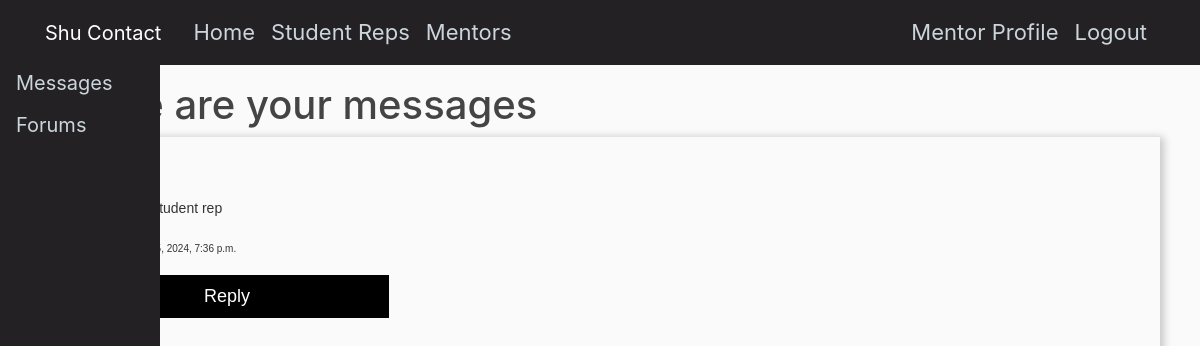
Before: /messaging/inbox/ (signed in) with the older database file.
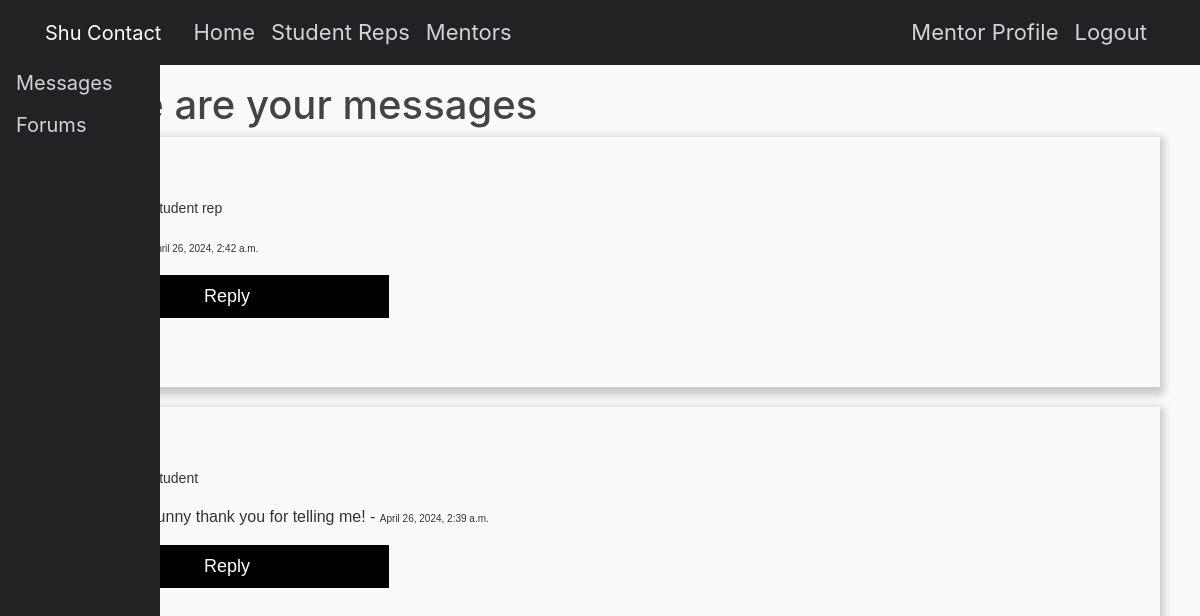
After: the same page with the newer database file.
### messaging/models.py (models this page shows)
class Text(models.Model):
    sender = models.ForeignKey(User, related_name='sent_messages', on_delete=models.CASCADE)
    recipient = models.ForeignKey(User, related_name='received_messages', on_delete=models.CASCADE)
    timestamp = models.DateTimeField(auto_now_add=True)
    content = models.TextField()
    conversation_id = models.CharField(max_length=100)
    class Meta:
        ordering = ['timestamp']

### messaging/views.py (the view)
# urls.py: path('inbox/', views.inbox, name='inbox'),
@login_required
def inbox(request):
    conversations = {}
    all_texts = Text.objects.filter(Q(sender=request.user) | Q(recipient=request.user)).order_by('-timestamp')
    for text in all_texts:
        if text.conversation_id not in conversations:
            conversations[text.conversation_id] = []
        conversations[text.conversation_id].append(text)
    conversations = {key: sorted(value, key=lambda x: x.timestamp, reverse=True) for key, value in conversations.items()}
    return render(request, 'messaging/inbox.html', {'conversations': conversations})

### messaging/templates/messaging/inbox.html (shortened to what this page needs)
{% extends "ContactApplication/base.html" %}
{% block content %}
<h1>These are your messages</h1>
{% for conversation_id, texts in conversations.items %}
<div class="cardtext">
    {% if texts.0.sender == request.user %}
        <a href="{% url 'messaging:reply_message' message_id=texts.0.id %}">
            <h2>{{ texts.0.recipient.username }}</h2></a>
            {% if texts.0.recipient.mentorprofile %}
            <p class="text-content">This user is a mentor</p>
            {% elif texts.0.recipient.studentrepprofile %}
            <p class="text-content">This user is a student rep</p>
            {% elif texts.0.recipient.studentprofile %}
            <p class="text-content">This user is a student</p>
            {% endif %}
    {% endif %}
    <p>{{ texts.0.content }} - <span class="timestamp-text">{{ texts.0.timestamp }}</span></p>
        <a href="{% url 'messaging:reply_message' message_id=texts.0.id %}"><button>Reply</button></a>
</div>
{% endfor %}
{% endblock content %}

Changed rows visible on the page:
removed Text: shows "This user is a student rep", timestamp "April 15, 2024, 7:36 p.m."
added Text: shows "This user is a student rep", timestamp "April 26, 2024, 2:42 a.m."
added Text: shows "This user is a student", content "Thats really funny thank you for telling me!", timestamp "April 26, 2024, 2:39 a.m."
